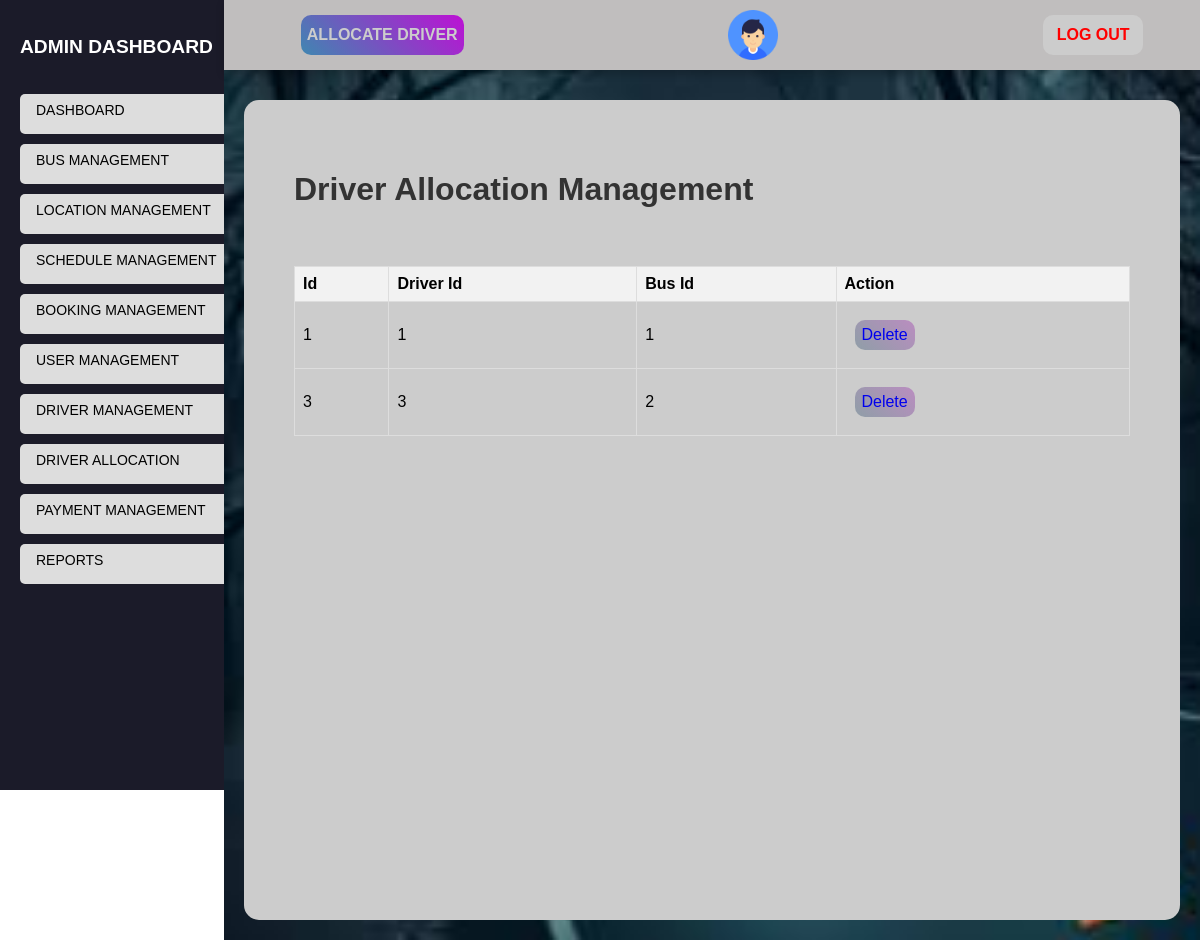
Screenshot of /admin/driverallocation.php (signed in) with the database file from the repository.
### tables this page shows
CREATE TABLE `driverallocation` (
  `allocation_id` int NOT NULL AUTO_INCREMENT,
  `driverid` int NOT NULL,
  `busid` int NOT NULL,
  `lastupdate` timestamp(6) NOT NULL DEFAULT CURRENT_TIMESTAMP(6) ON UPDATE CURRENT_TIMESTAMP(6),
  PRIMARY KEY (`allocation_id`),
  KEY `driverid` (`driverid`),
  KEY `busid` (`busid`),
  CONSTRAINT `driverallocation_ibfk_1` FOREIGN KEY (`driverid`) REFERENCES `drivers` (`driver_id`),
  CONSTRAINT `driverallocation_ibfk_2` FOREIGN KEY (`busid`) REFERENCES `buses` (`bus_id`)
);

### admin/driverallocation.php (the view, shortened to what this page needs)
<?php
require_once '../controllers/admincontroller.php';
?>
<!DOCTYPE html>
<html lang="en">
<head>
    <link rel="stylesheet" href="../css/admin.css">
</head>
<body>
    <div class="sidebar">
        <h2>ADMIN DASHBOARD</h2>
        <ul>
            <li><a href="index.php">DASHBOARD</a></li>
            <li><a href="buses.php">BUS MANAGEMENT</a></li>
            <li><a href="locations.php">LOCATION MANAGEMENT</a></li>
            <li><a href="schedules.php">SCHEDULE MANAGEMENT</a></li>
            <li><a href="bookings.php">BOOKING MANAGEMENT</a></li>
            <li><a href="users.php">USER MANAGEMENT</a></li>
            <li><a href="drivers.php">DRIVER MANAGEMENT</a></li>
            <li><a href="driverallocation.php">DRIVER ALLOCATION</a></li>
            <li><a href="payments.php">PAYMENT MANAGEMENT</a></li>
            <li><a href="reports.php">REPORTS</a></li>
        </ul>
    </div>
    <div class="main-content">
        <div class="header">
            <div class="nav">
                <div class="user">
                    <button class="btn" onclick="toggleAllocate(true)"><b>ALLOCATE  DRIVER</b></button>
                    <div class="img-case">
                        <a href="adminprofile.php"><img src="../images/user.png"></a>
                    </div>
                    <button class="log-btn"><a href="index.php?logout=1" style="color: red;" class="logout"><b>LOG OUT</b></a></button>
                </div>
            </div>
        </div>
        <div class="b-content">
            <h1 id="driverlist">Driver Allocation Management</h1>
            <br><br>
            <div class="driver-alist active">
                <table>
                    <tr>
                        <th>Id</th>
                        <th>Driver Id</th>
                        <th>Bus Id</th>
                        <th>Action</th>
                    </tr>
                    <?php
                    $sql = "SELECT * FROM driverallocation";
                    $result = $conn->query($sql);
                    while($drivers_a = $result->fetch_assoc()) {
                        echo "<tr>";
                        echo "<td>" . $drivers_a["allocation_id"] . "</td>";
                        echo "<td>" . $drivers_a["driverid"] . "</td>";
                        echo "<td>" . $drivers_a["busid"] . "</td>";
                        echo "<td class='action-column'>";
                        echo "<button><a href='delete/deletedriverallocation.php?allocation_id=" . $drivers_a["allocation_id"] . "'
                        onclick='return confirm(\"Are you sure you want to delete this Driver?\");'>Delete</a></button>";
                        echo "</td>";
                        echo "</tr>";
                    }
                    ?>
                </table>
            </div>
        </div>
    </div>
</body>
</html>

### css/admin.css (style rules this page uses)
body { margin: 0; padding: 0; font-family: Arial, sans-serif; }
.sidebar { position: fixed; width: 250px; justify-content: flex-start; background-color: rgb(0, 0, 0); background-color: rgb(27, 27, 41); display: flex; flex-direction: column; color: #fff; padding: 20px; height: 750px; }
.sidebar h2 { margin-bottom: 20px; font-size: larger; color: #fff; }
.sidebar ul { list-style-type: none; padding: 0; }
.sidebar ul li { margin-bottom: 10px; height: 40px; background-color: #ddd; color: black; border-radius: 5px; }
.sidebar ul li a { text-decoration: none; font-family: sans-serif; font-size: 14px; color: black; display: block; padding: 8px 16px; border-radius: 4px; transition: background-color 0.3s ease; }
.main-content { padding: 20px; background-image: url(../images/dash1.jpeg); background-position: center; background-size: cover; background-repeat: no-repeat; position: absolute; right: 0; width: 78vw; min-height: 100vh; }
h1, h2 { color: #333; }
.b-content { position: relative; overflow: hidden; margin-top: 10vh; min-height: 90vh; padding: 50px; background: rgb(0, 0, 0); background-color: #ccc; border-radius: 15px; }
table { width: 100%; border-collapse: collapse; }
table th, table td { border: 1px solid #ddd; padding: 8px; }
table td a { text-decoration: none; }
table th { background-color: #f2f2f2; text-align: left; }
ul { list-style-type: none; padding: 0; }
li { margin-bottom: 5px; }
.main-content .header { position: fixed; top: 0; right: 0; width: 78vw; display: flex; padding: 10px; padding-left: 30px; box-shadow: 0 4px 8px 0 rgba(0,0,0,0.2); z-index: 1; text-align: center; justify-content: space-around; background-color: rgb(0, 0, 0); background-color: rgb(192, 190, 190); color: #fff; }
.main-content .header .nav { width: 90%; }
.main-content .header .nav .user { display: flex; justify-content: space-between; align-items: center; }
.nav .user .log-btn { display: inline-block; text-decoration: none; border-radius: 10px; border: none; background-color: #ccc; height: 40px; width: 100px; font-size: 16px; cursor: pointer; }
.nav .user a { text-decoration: none; }
.nav .user .btn { border-radius: 10px; border: none; background-image: linear-gradient(45deg, #3f87b1, #bd10d4); color: #ccc; text-align: center; text-decoration: none; height: 40px; min-width: 90px; font-size: medium; cursor: pointer; }
.main-content .header .nav .user .img-case img { width: 40px; height: 40px; }
.main-content .header .nav .user .img-case { display: flex; position: relative; width: 50px; height: 50px; }
.main-content .header .nav .user .img-case img { position: absolute; top: 0; left: 0; width: 100%; height: 100%; }
.driver-alist, .driver-aform { display: none; }
.driver-alist.active, .driver-aform.active { display: block; }
.driver-alist td button { border-radius: 10px; border: none; background-image: linear-gradient(45deg, #8f9ea7, #ba8dc0); color: #ccc; text-align: center; text-decoration: none; margin: 10px; height: 30px; min-width: 60px; font-size: medium; cursor: pointer; }

### rows the page displays
driverallocation: allocation_id "1", driverid "1", busid "1"
driverallocation: allocation_id "3", driverid "3", busid "2"
